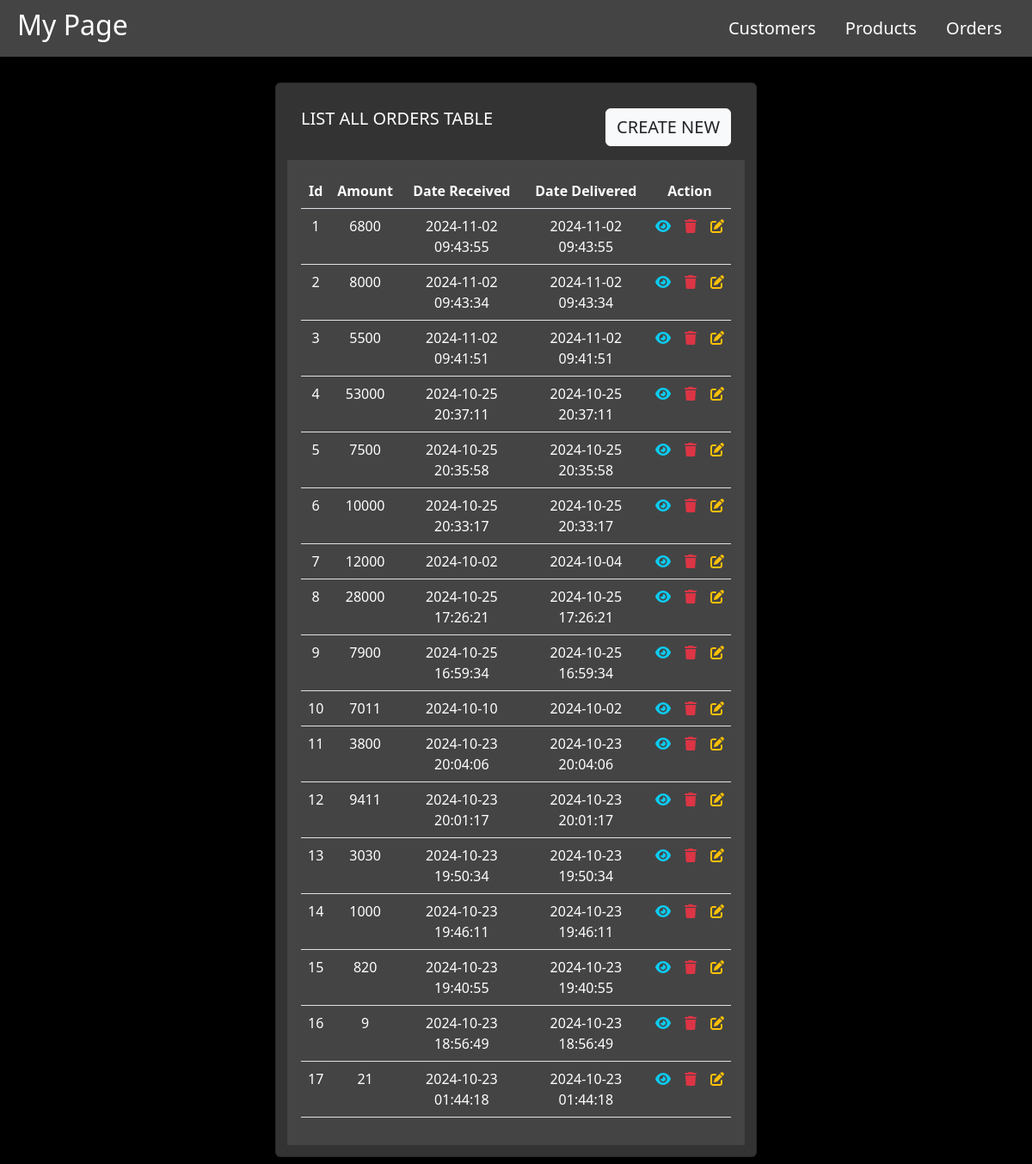
Screenshot of /orders/index.php with the database file from the repository.
### tables this page shows
CREATE TABLE `orders` (
  `id` int(10) UNSIGNED NOT NULL,
  `amount` int(11) DEFAULT NULL,
  `is_taxable` enum('yes','no') DEFAULT NULL,
  `discount` decimal(5,2) DEFAULT NULL,
  `date_received` varchar(200) DEFAULT current_timestamp(),
  `date_delivered` varchar(200) DEFAULT NULL,
  `notes` varchar(255) DEFAULT NULL,
  `product_id` int(10) UNSIGNED DEFAULT NULL,
  `customer_id` int(10) UNSIGNED DEFAULT NULL
);

### orders/index.php (the view, shortened to what this page needs)
<?php
include_once "../shared/config.php";
include_once "../shared/head.php";
$select = "SELECT * FROM `orders` ORDER BY `orders`.`id` DESC ";
$data = mysqli_query($connect, $select);
$count = 1;
?>
<div class="container col-md-6">
    <div class="card m-2">
            <h5 class="m-3">
                LIST ALL ORDERS TABLE
                <a href="./create.php" class="btn btn-light float-end text-dark fs-5 fw-medium">CREATE NEW</a>
            </h5>
            <div class="card-body">
                <table class="table txet-center">
                    <tr class=" text-capitalize">
                        <th>id</th>
                        <th>amount</th>
                        <th>date received</th>
                        <th>date delivered</th>
                        <th colspan="3">action</th>
                    </tr>
                    <?php foreach($data as $item): ?>
                        <tr>
                            <td><?= $count++ ?></td>
                            <td><?= $item['amount'] ?></td>
                            <td><?= $item['date_received'] ?></td>
                            <td><?= $item['date_delivered'] ?></td>
                            <td>
                                <a href="/yasmin/tasks/study/orders/view.php?view=<?= $item['id'] ?>">
                                    <i class="text-info fa-solid fa-eye"></i>
                                </a>
                            </td>
                            <td>
                                <a href="/yasmin/tasks/study/orders/index.php?del=<?= $item['id'] ?>">
                                    <i class="text-danger fa-solid fa-trash"></i>
                                </a>
                            </td>
                            <td>
                                <a href="/yasmin/tasks/study/orders/update.php?edit=<?= $item['id'] ?>">
                                    <i class="text-warning fa-solid fa-pen-to-square"></i>
                                </a>
                            </td>
                        </tr>
                    <?php endforeach; ?>
                </table>
            </div>
        </div>
    </div>
<?php
include_once "../shared/foot.php"; ?>

### css/main.css (style rules this page uses)
body { background-color: #000; color: #fff; }
.card { background-color: #333; color: #fff; padding: 13px; }
.card-body { background-color: #444; color: #fff; }
table tr th, td { background-color: #44444480 !important; color: #fff !important; text-align: center; }

### rows the page displays
orders: amount "6800", date_received "2024-11-02 09:43:55", date_delivered "2024-11-02 09:43:55"
orders: amount "8000", date_received "2024-11-02 09:43:34", date_delivered "2024-11-02 09:43:34"
orders: amount "5500", date_received "2024-11-02 09:41:51", date_delivered "2024-11-02 09:41:51"
orders: amount "53000", date_received "2024-10-25 20:37:11", date_delivered "2024-10-25 20:37:11"
orders: amount "7500", date_received "2024-10-25 20:35:58", date_delivered "2024-10-25 20:35:58"
orders: amount "10000", date_received "2024-10-25 20:33:17", date_delivered "2024-10-25 20:33:17"
orders: amount "12000", date_received "2024-10-02", date_delivered "2024-10-04"
orders: amount "28000", date_received "2024-10-25 17:26:21", date_delivered "2024-10-25 17:26:21"
orders: amount "7900", date_received "2024-10-25 16:59:34", date_delivered "2024-10-25 16:59:34"
orders: amount "7011", date_received "2024-10-10", date_delivered "2024-10-02"
orders: amount "3800", date_received "2024-10-23 20:04:06", date_delivered "2024-10-23 20:04:06"
orders: amount "9411", date_received "2024-10-23 20:01:17", date_delivered "2024-10-23 20:01:17"
orders: amount "3030", date_received "2024-10-23 19:50:34", date_delivered "2024-10-23 19:50:34"
orders: amount "1000", date_received "2024-10-23 19:46:11", date_delivered "2024-10-23 19:46:11"
orders: amount "820", date_received "2024-10-23 19:40:55", date_delivered "2024-10-23 19:40:55"
orders: amount "9", date_received "2024-10-23 18:56:49", date_delivered "2024-10-23 18:56:49"
orders: amount "21", date_received "2024-10-23 01:44:18", date_delivered "2024-10-23 01:44:18"
